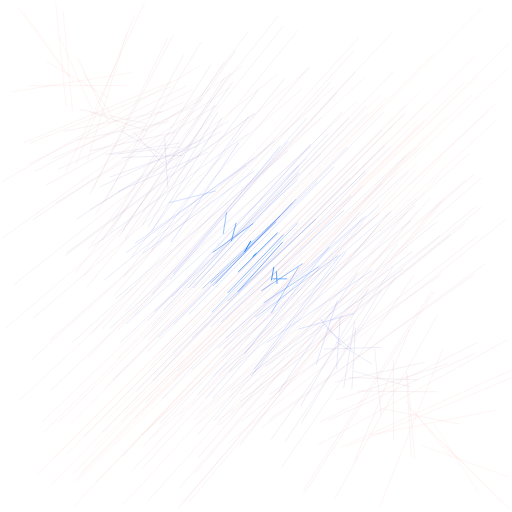
Frame 1 (no input)
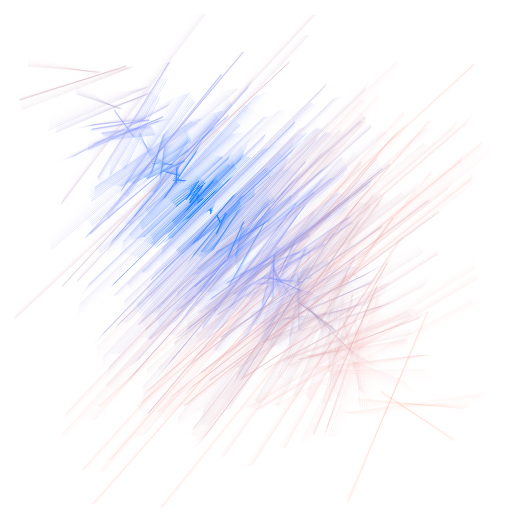
Frame 60 (no input)
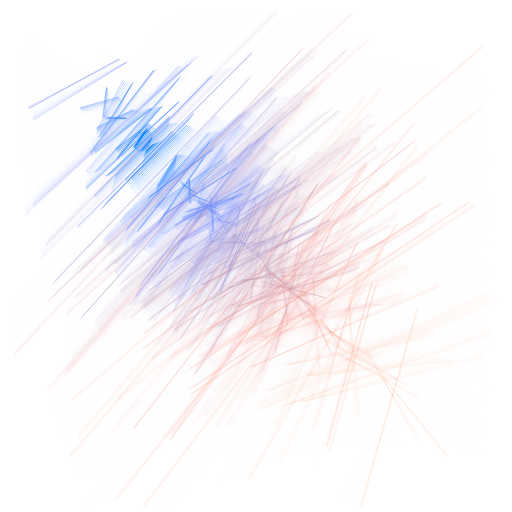
Frame 120 (the mouse pressed at the canvas centre since frame 60)

The p5.js sketch that drew these frames (run headless with seeded random() and noise() and a simulated clock; from frame 60 on, the mouse is pressed at the canvas centre):

// p5.js sketch
// ── sketch.js
const SIZE = 512;

const count = 256;

let xs = [];
let ys = [];
let nxs = [];
let nys = [];

let fx = SIZE/2;
let nfx = SIZE/4;
let fy = SIZE/2;
let nfy = SIZE/4;

let t = 0;
let ft = 0;

let g = 128;
let b = 64;

function setup() {
  createCanvas(SIZE, SIZE);
  for(let i = 0; i < count; i++){
    xs.push(random(0, SIZE));
    ys.push(random(0, SIZE));
    nxs.push(random(0, SIZE));
    nys.push(random(0, SIZE));
  }
}

function draw() {
  background(255, 40);
  stroke(42);

  t += 0.005;
  ft += 0.007;

  if (t > 1) {
    t = 0;
    for(let i = 0; i < count; i++){
      xs[i] = nxs[i];
      ys[i] = nys[i];
      nxs[i] = random(0, SIZE);
      nys[i] = random(0, SIZE);
      g = random(0, 100);
      b = random(0, 100);
    }
  }

  if (ft > 1) {
    ft = 0;
    fx = nfx;
    fy = nfy;
    nfx = random(0, SIZE);
    nfy = random(0, SIZE);
  }

  let cfx = lerp(fx, nfx, ft);
  let cfy = lerp(fy, nfy, ft);

  for (let i = 0; i < count; i++) {
    let x = lerp(xs[i], nxs[i], t);
    let y = lerp(ys[i], nys[i], t);
    let d = dist(x, y, cfx, cfy);
    strokeWeight(min(1, (24 * 1/d)));
    stroke(444 * d/SIZE, g, b * SIZE/d);
    line(x, y, y+(cfy-y)/4, x+(cfx-x)/4);
  }
}
